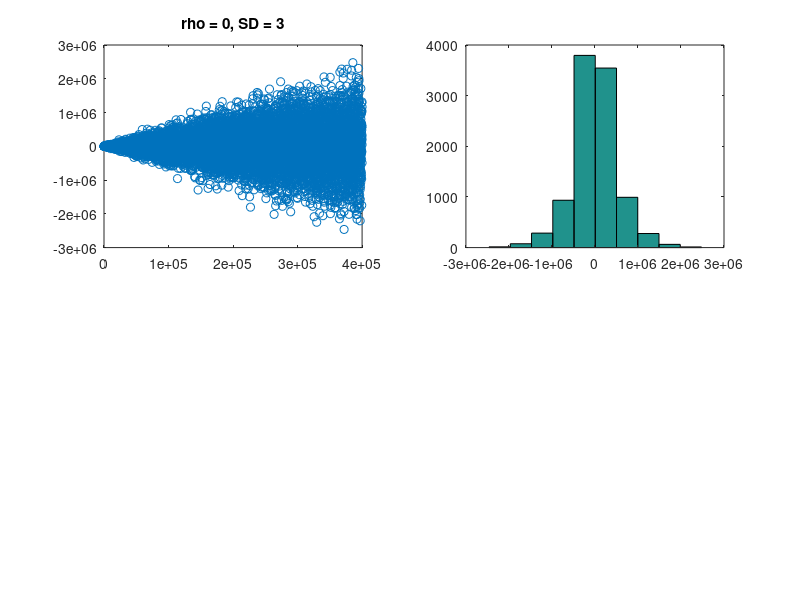

Write MATLAB code to recreate this figure.
%c	= 3,000, τ = 0	Original EW model
% 	 	Strong selection
% 	 	Absolute trait effect and fitness effect uncorrelated

%Adam Eyre-Walker PNAS (2010)
%Genetic architecture of a complex trait and its implications 
%for fitness and genome-wide association studies

%T.-L. North & M. A. Beaumont Scientific reports (2015)
%Complex trait architecture: the pleiotropic model revisited


Ne = 1000;
rho =1;
for i =1:10000;

    a = 2;
    b = 0;
    y = a.*randn(1,1) + b;%mean b and SD a

    s = unifrnd(0,100);
    
    S(i,1) = 4*Ne*s;
    r = unifrnd(0,1);
    if r > 0.50;
       lambda = 1;
    else
       lambda = -1;
    end
    z(i,1) = lambda*S(i,1)^(rho)*(1 + y);
end
subplot(2,2,1)
plot(S,z,'o')
title('rho = 0, SD = 3')
subplot(2,2,2)
hist(z)
